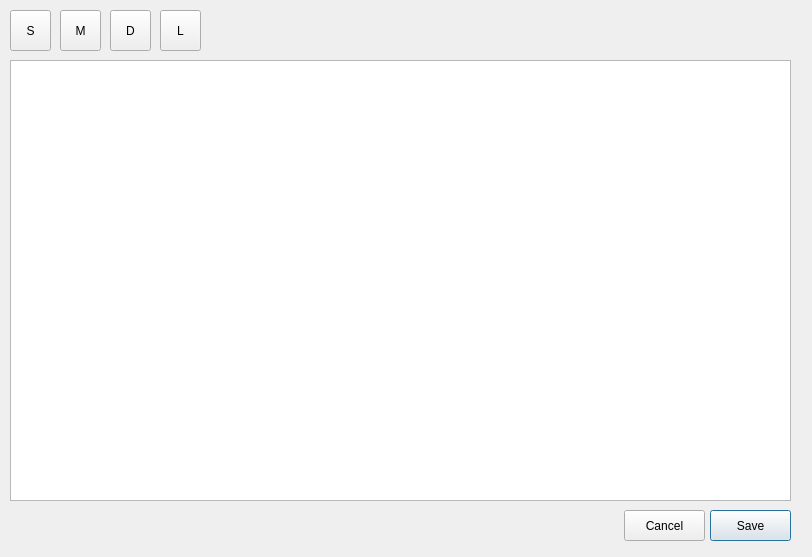
<?xml version="1.0" encoding="UTF-8"?>
<ui version="4.0">
 <class>Settings_Dialog</class>
 <widget class="QDialog" name="Settings_Dialog">
  <property name="geometry">
   <rect>
    <x>0</x>
    <y>0</y>
    <width>812</width>
    <height>557</height>
   </rect>
  </property>
  <property name="windowTitle">
   <string>Dialog</string>
  </property>
  <widget class="QToolButton" name="signatures_button">
   <property name="geometry">
    <rect>
     <x>10</x>
     <y>10</y>
     <width>41</width>
     <height>41</height>
    </rect>
   </property>
   <property name="toolTip">
    <string>Signatures</string>
   </property>
   <property name="text">
    <string>S</string>
   </property>
   <property name="iconSize">
    <size>
     <width>24</width>
     <height>24</height>
    </size>
   </property>
  </widget>
  <widget class="QTextEdit" name="textEdit">
   <property name="geometry">
    <rect>
     <x>10</x>
     <y>60</y>
     <width>781</width>
     <height>441</height>
    </rect>
   </property>
  </widget>
  <widget class="QPushButton" name="save_button">
   <property name="geometry">
    <rect>
     <x>710</x>
     <y>510</y>
     <width>81</width>
     <height>31</height>
    </rect>
   </property>
   <property name="text">
    <string>Save</string>
   </property>
  </widget>
  <widget class="QPushButton" name="cancel_button">
   <property name="geometry">
    <rect>
     <x>624</x>
     <y>510</y>
     <width>81</width>
     <height>31</height>
    </rect>
   </property>
   <property name="text">
    <string>Cancel</string>
   </property>
  </widget>
  <widget class="QToolButton" name="database_button">
   <property name="geometry">
    <rect>
     <x>110</x>
     <y>10</y>
     <width>41</width>
     <height>41</height>
    </rect>
   </property>
   <property name="toolTip">
    <string>Database</string>
   </property>
   <property name="text">
    <string>D</string>
   </property>
   <property name="iconSize">
    <size>
     <width>24</width>
     <height>24</height>
    </size>
   </property>
  </widget>
  <widget class="QToolButton" name="log_button">
   <property name="geometry">
    <rect>
     <x>160</x>
     <y>10</y>
     <width>41</width>
     <height>41</height>
    </rect>
   </property>
   <property name="toolTip">
    <string>Logging</string>
   </property>
   <property name="text">
    <string>L</string>
   </property>
   <property name="iconSize">
    <size>
     <width>24</width>
     <height>24</height>
    </size>
   </property>
  </widget>
  <widget class="QToolButton" name="mappings_button">
   <property name="geometry">
    <rect>
     <x>60</x>
     <y>10</y>
     <width>41</width>
     <height>41</height>
    </rect>
   </property>
   <property name="toolTip">
    <string>Mappings</string>
   </property>
   <property name="text">
    <string>M</string>
   </property>
   <property name="iconSize">
    <size>
     <width>24</width>
     <height>24</height>
    </size>
   </property>
  </widget>
 </widget>
 <resources/>
 <connections/>
</ui>
